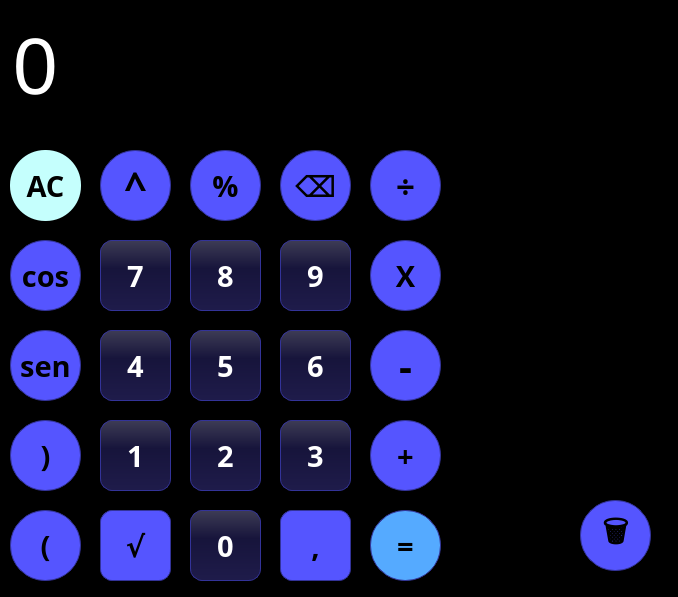
<?xml version="1.0" encoding="UTF-8"?>
<ui version="4.0">
 <class>MainWindow</class>
 <widget class="QMainWindow" name="MainWindow">
  <property name="geometry">
   <rect>
    <x>0</x>
    <y>0</y>
    <width>678</width>
    <height>597</height>
   </rect>
  </property>
  <property name="font">
   <font>
    <family>Verdana</family>
   </font>
  </property>
  <property name="windowTitle">
   <string>MainWindow</string>
  </property>
  <property name="styleSheet">
   <string notr="true">

background-color:rgb(0, 0, 0)</string>
  </property>
  <property name="toolButtonStyle">
   <enum>Qt::ToolButtonIconOnly</enum>
  </property>
  <widget class="QWidget" name="Botones">
   <widget class="QPushButton" name="Bt_borrar">
    <property name="geometry">
     <rect>
      <x>10</x>
      <y>150</y>
      <width>71</width>
      <height>71</height>
     </rect>
    </property>
    <property name="font">
     <font>
      <family>Vrinda</family>
      <pointsize>22</pointsize>
      <italic>false</italic>
      <bold>true</bold>
     </font>
    </property>
    <property name="styleSheet">
     <string notr="true">QPushButton {
color: black;
background-color: rgb(197, 255, 253);
border-color: #339;
border-style: solid;
border-radius: 35;
padding: 3px;
padding-left: 5px;
padding-right: 5px;
font:bold;
font-family:Vrinda;
}</string>
    </property>
    <property name="text">
     <string>AC</string>
    </property>
   </widget>
   <widget class="QPushButton" name="Bt_porcentaje">
    <property name="geometry">
     <rect>
      <x>190</x>
      <y>150</y>
      <width>71</width>
      <height>71</height>
     </rect>
    </property>
    <property name="font">
     <font>
      <family>Vrinda</family>
      <pointsize>22</pointsize>
      <italic>false</italic>
      <bold>true</bold>
     </font>
    </property>
    <property name="styleSheet">
     <string notr="true">QPushButton {
color: black;
background-color: rgb(85, 85, 255);
border-width: 1px;
border-color: #339;
border-style: solid;
border-radius: 35;
padding: 3px;
padding-left: 5px;
padding-right: 5px;
font:bold;
font-family:Vrinda;
}</string>
    </property>
    <property name="text">
     <string>%</string>
    </property>
   </widget>
   <widget class="QPushButton" name="Bt_delete">
    <property name="geometry">
     <rect>
      <x>280</x>
      <y>150</y>
      <width>71</width>
      <height>71</height>
     </rect>
    </property>
    <property name="font">
     <font>
      <family>Vrinda</family>
      <pointsize>22</pointsize>
      <italic>false</italic>
      <bold>true</bold>
     </font>
    </property>
    <property name="styleSheet">
     <string notr="true">QPushButton {
color: black;
background-color: rgb(85, 85, 255);
border-width: 1px;
border-color: #339;
border-style: solid;
border-radius: 35;
padding: 3px;
padding-left: 5px;
padding-right: 5px;
font:bold;
font-family:Vrinda;
}</string>
    </property>
    <property name="text">
     <string>⌫</string>
    </property>
   </widget>
   <widget class="QPushButton" name="Bt_dividir">
    <property name="geometry">
     <rect>
      <x>370</x>
      <y>150</y>
      <width>71</width>
      <height>71</height>
     </rect>
    </property>
    <property name="font">
     <font>
      <family>Vrinda</family>
      <pointsize>25</pointsize>
      <italic>false</italic>
      <bold>true</bold>
     </font>
    </property>
    <property name="styleSheet">
     <string notr="true">QPushButton {
color: black;
background-color: rgb(85, 85, 255);
border-width: 1px;
border-color: #339;
border-style: solid;
border-radius: 35;
padding: 3px;
padding-left: 5px;
padding-right: 5px;
font:bold;
font-family:Vrinda;
}</string>
    </property>
    <property name="text">
     <string>÷</string>
    </property>
   </widget>
   <widget class="QPushButton" name="Bu7">
    <property name="geometry">
     <rect>
      <x>100</x>
      <y>240</y>
      <width>71</width>
      <height>71</height>
     </rect>
    </property>
    <property name="font">
     <font>
      <family>Vrinda</family>
      <pointsize>22</pointsize>
      <italic>false</italic>
      <bold>true</bold>
     </font>
    </property>
    <property name="styleSheet">
     <string notr="true">QPushButton {
color: white;
background-color: QLinearGradient(spread:pad x1: 0, y1: 0, x2: 0, y2: 1, stop: 0.0 rgba(156,152,215,100), stop: 0.4 rgba(58,52,151,100), stop: 1.0 rgba(78,70,190,100));
border-width: 1px;
border-color: #339;
border-style: solid;
border-radius: 12;
padding: 3px;
padding-left: 5px;
padding-right: 5px;
font:bold;
font-family:Vrinda;
}</string>
    </property>
    <property name="text">
     <string>7</string>
    </property>
   </widget>
   <widget class="QPushButton" name="Bt_multi">
    <property name="geometry">
     <rect>
      <x>370</x>
      <y>240</y>
      <width>71</width>
      <height>71</height>
     </rect>
    </property>
    <property name="font">
     <font>
      <family>Vrinda</family>
      <pointsize>22</pointsize>
      <italic>false</italic>
      <bold>true</bold>
     </font>
    </property>
    <property name="styleSheet">
     <string notr="true">QPushButton {
color: black;
background-color: rgb(85, 85, 255);
border-width: 1px;
border-color: #339;
border-style: solid;
border-radius: 35;
padding: 3px;
padding-left: 5px;
padding-right: 5px;
font:bold;
font-family:Vrinda;
}</string>
    </property>
    <property name="text">
     <string>X</string>
    </property>
   </widget>
   <widget class="QPushButton" name="Bu9">
    <property name="geometry">
     <rect>
      <x>280</x>
      <y>240</y>
      <width>71</width>
      <height>71</height>
     </rect>
    </property>
    <property name="font">
     <font>
      <family>Vrinda</family>
      <pointsize>22</pointsize>
      <italic>false</italic>
      <bold>true</bold>
     </font>
    </property>
    <property name="styleSheet">
     <string notr="true">QPushButton {
color: white;
background-color: QLinearGradient(spread:pad x1: 0, y1: 0, x2: 0, y2: 1, stop: 0.0 rgba(156,152,215,100), stop: 0.4 rgba(58,52,151,100), stop: 1.0 rgba(78,70,190,100));
border-width: 1px;
border-color: #339;
border-style: solid;
border-radius: 12;
padding: 3px;
padding-left: 5px;
padding-right: 5px;
font:bold;
font-family:Vrinda;
}</string>
    </property>
    <property name="text">
     <string>9</string>
    </property>
   </widget>
   <widget class="QPushButton" name="Bu8">
    <property name="geometry">
     <rect>
      <x>190</x>
      <y>240</y>
      <width>71</width>
      <height>71</height>
     </rect>
    </property>
    <property name="font">
     <font>
      <family>Vrinda</family>
      <pointsize>22</pointsize>
      <italic>false</italic>
      <bold>true</bold>
     </font>
    </property>
    <property name="styleSheet">
     <string notr="true">QPushButton {
color: white;
background-color: QLinearGradient(spread:pad x1: 0, y1: 0, x2: 0, y2: 1, stop: 0.0 rgba(156,152,215,100), stop: 0.4 rgba(58,52,151,100), stop: 1.0 rgba(78,70,190,100));
border-width: 1px;
border-color: #339;
border-style: solid;
border-radius: 12;
padding: 3px;
padding-left: 5px;
padding-right: 5px;
font:bold;
font-family:Vrinda;
}</string>
    </property>
    <property name="text">
     <string>8</string>
    </property>
   </widget>
   <widget class="QPushButton" name="Bu5">
    <property name="geometry">
     <rect>
      <x>190</x>
      <y>330</y>
      <width>71</width>
      <height>71</height>
     </rect>
    </property>
    <property name="font">
     <font>
      <family>Vrinda</family>
      <pointsize>22</pointsize>
      <italic>false</italic>
      <bold>true</bold>
     </font>
    </property>
    <property name="styleSheet">
     <string notr="true">QPushButton {
color: white;
background-color: QLinearGradient(spread:pad x1: 0, y1: 0, x2: 0, y2: 1, stop: 0.0 rgba(156,152,215,100), stop: 0.4 rgba(58,52,151,100), stop: 1.0 rgba(78,70,190,100));
border-width: 1px;
border-color: #339;
border-style: solid;
border-radius: 12;
padding: 3px;
padding-left: 5px;
padding-right: 5px;
font:bold;
font-family:Vrinda;
}</string>
    </property>
    <property name="text">
     <string>5</string>
    </property>
   </widget>
   <widget class="QPushButton" name="Bu6">
    <property name="geometry">
     <rect>
      <x>280</x>
      <y>330</y>
      <width>71</width>
      <height>71</height>
     </rect>
    </property>
    <property name="font">
     <font>
      <family>Vrinda</family>
      <pointsize>22</pointsize>
      <italic>false</italic>
      <bold>true</bold>
     </font>
    </property>
    <property name="styleSheet">
     <string notr="true">QPushButton {
color: white;
background-color: QLinearGradient(spread:pad x1: 0, y1: 0, x2: 0, y2: 1, stop: 0.0 rgba(156,152,215,100), stop: 0.4 rgba(58,52,151,100), stop: 1.0 rgba(78,70,190,100));
border-width: 1px;
border-color: #339;
border-style: solid;
border-radius: 12;
padding: 3px;
padding-left: 5px;
padding-right: 5px;
font:bold;
font-family:Vrinda;
}</string>
    </property>
    <property name="text">
     <string>6</string>
    </property>
   </widget>
   <widget class="QPushButton" name="Bt_restar">
    <property name="geometry">
     <rect>
      <x>370</x>
      <y>330</y>
      <width>71</width>
      <height>71</height>
     </rect>
    </property>
    <property name="font">
     <font>
      <family>Vrinda</family>
      <pointsize>30</pointsize>
      <italic>false</italic>
      <bold>true</bold>
     </font>
    </property>
    <property name="styleSheet">
     <string notr="true">QPushButton {
color: black;
background-color: rgb(85, 85, 255);
border-width: 1px;
border-color: #339;
border-style: solid;
border-radius: 35;
padding: 3px;
padding-left: 5px;
padding-right: 5px;
font:bold;
font-family:Vrinda;
}</string>
    </property>
    <property name="text">
     <string>-</string>
    </property>
   </widget>
   <widget class="QPushButton" name="Bu4">
    <property name="geometry">
     <rect>
      <x>100</x>
      <y>330</y>
      <width>71</width>
      <height>71</height>
     </rect>
    </property>
    <property name="font">
     <font>
      <family>Vrinda</family>
      <pointsize>22</pointsize>
      <italic>false</italic>
      <bold>true</bold>
     </font>
    </property>
    <property name="styleSheet">
     <string notr="true">QPushButton {
color: white;
background-color: QLinearGradient(spread:pad x1: 0, y1: 0, x2: 0, y2: 1, stop: 0.0 rgba(156,152,215,100), stop: 0.4 rgba(58,52,151,100), stop: 1.0 rgba(78,70,190,100));
border-width: 1px;
border-color: #339;
border-style: solid;
border-radius: 12;
padding: 3px;
padding-left: 5px;
padding-right: 5px;
font:bold;
font-family:Vrinda;
}</string>
    </property>
    <property name="text">
     <string>4</string>
    </property>
   </widget>
   <widget class="QPushButton" name="Bt_sumar">
    <property name="geometry">
     <rect>
      <x>370</x>
      <y>420</y>
      <width>71</width>
      <height>71</height>
     </rect>
    </property>
    <property name="font">
     <font>
      <family>Vrinda</family>
      <pointsize>22</pointsize>
      <italic>false</italic>
      <bold>true</bold>
     </font>
    </property>
    <property name="styleSheet">
     <string notr="true">QPushButton {
color: black;
background-color: rgb(85, 85, 255);
border-width: 1px;
border-color: #339;
border-style: solid;
border-radius: 35;
padding: 3px;
padding-left: 5px;
padding-right: 5px;
font:bold;
font-family:Vrinda;
}</string>
    </property>
    <property name="text">
     <string>+</string>
    </property>
   </widget>
   <widget class="QPushButton" name="Bu1">
    <property name="geometry">
     <rect>
      <x>100</x>
      <y>420</y>
      <width>71</width>
      <height>71</height>
     </rect>
    </property>
    <property name="font">
     <font>
      <family>Vrinda</family>
      <pointsize>22</pointsize>
      <italic>false</italic>
      <bold>true</bold>
     </font>
    </property>
    <property name="styleSheet">
     <string notr="true">QPushButton {
color: white;
background-color: QLinearGradient(spread:pad x1: 0, y1: 0, x2: 0, y2: 1, stop: 0.0 rgba(156,152,215,100), stop: 0.4 rgba(58,52,151,100), stop: 1.0 rgba(78,70,190,100));
border-width: 1px;
border-color: #339;
border-style: solid;
border-radius: 12;
padding: 3px;
padding-left: 5px;
padding-right: 5px;
font:bold;
font-family:Vrinda;
}</string>
    </property>
    <property name="text">
     <string>1</string>
    </property>
   </widget>
   <widget class="QPushButton" name="Bu3">
    <property name="geometry">
     <rect>
      <x>280</x>
      <y>420</y>
      <width>71</width>
      <height>71</height>
     </rect>
    </property>
    <property name="font">
     <font>
      <family>Vrinda</family>
      <pointsize>22</pointsize>
      <italic>false</italic>
      <bold>true</bold>
     </font>
    </property>
    <property name="styleSheet">
     <string notr="true">QPushButton {
color: white;
background-color: QLinearGradient(spread:pad x1: 0, y1: 0, x2: 0, y2: 1, stop: 0.0 rgba(156,152,215,100), stop: 0.4 rgba(58,52,151,100), stop: 1.0 rgba(78,70,190,100));
border-width: 1px;
border-color: #339;
border-style: solid;
border-radius: 12;
padding: 3px;
padding-left: 5px;
padding-right: 5px;
font:bold;
font-family:Vrinda;
}</string>
    </property>
    <property name="text">
     <string>3</string>
    </property>
   </widget>
   <widget class="QPushButton" name="Bu2">
    <property name="geometry">
     <rect>
      <x>190</x>
      <y>420</y>
      <width>71</width>
      <height>71</height>
     </rect>
    </property>
    <property name="font">
     <font>
      <family>Vrinda</family>
      <pointsize>22</pointsize>
      <italic>false</italic>
      <bold>true</bold>
     </font>
    </property>
    <property name="styleSheet">
     <string notr="true">QPushButton {
color: white;
background-color: QLinearGradient(spread:pad x1: 0, y1: 0, x2: 0, y2: 1, stop: 0.0 rgba(156,152,215,100), stop: 0.4 rgba(58,52,151,100), stop: 1.0 rgba(78,70,190,100));
border-width: 1px;
border-color: #339;
border-style: solid;
border-radius: 12;
padding: 3px;
padding-left: 5px;
padding-right: 5px;
font:bold;
font-family:Vrinda;
}</string>
    </property>
    <property name="text">
     <string>2</string>
    </property>
   </widget>
   <widget class="QPushButton" name="Bt_igual">
    <property name="geometry">
     <rect>
      <x>370</x>
      <y>510</y>
      <width>71</width>
      <height>71</height>
     </rect>
    </property>
    <property name="font">
     <font>
      <family>Vrinda</family>
      <pointsize>22</pointsize>
      <italic>false</italic>
      <bold>true</bold>
     </font>
    </property>
    <property name="styleSheet">
     <string notr="true">QPushButton {
color: black;
background-color: rgb(85, 170, 255);
border-width: 1px;
border-color: #339;
border-style: solid;
border-radius: 35;
padding: 3px;
padding-left: 5px;
padding-right: 5px;
font:bold;
font-family:Vrinda;
}</string>
    </property>
    <property name="text">
     <string>=</string>
    </property>
   </widget>
   <widget class="QPushButton" name="Bu0">
    <property name="geometry">
     <rect>
      <x>190</x>
      <y>510</y>
      <width>71</width>
      <height>71</height>
     </rect>
    </property>
    <property name="font">
     <font>
      <family>Vrinda</family>
      <pointsize>22</pointsize>
      <italic>false</italic>
      <bold>true</bold>
     </font>
    </property>
    <property name="styleSheet">
     <string notr="true">QPushButton {
color: white;
background-color: QLinearGradient(spread:pad x1: 0, y1: 0, x2: 0, y2: 1, stop: 0.0 rgba(156,152,215,100), stop: 0.4 rgba(58,52,151,100), stop: 1.0 rgba(78,70,190,100));
border-width: 1px;
border-color: #339;
border-style: solid;
border-radius: 12;
padding: 3px;
padding-left: 5px;
padding-right: 5px;
font:bold;
font-family:Vrinda;
}</string>
    </property>
    <property name="text">
     <string>0</string>
    </property>
   </widget>
   <widget class="QPushButton" name="Bt_coma">
    <property name="geometry">
     <rect>
      <x>280</x>
      <y>510</y>
      <width>71</width>
      <height>71</height>
     </rect>
    </property>
    <property name="font">
     <font>
      <family>Vrinda</family>
      <pointsize>22</pointsize>
      <italic>false</italic>
      <bold>true</bold>
     </font>
    </property>
    <property name="styleSheet">
     <string notr="true">QPushButton {
color: black;
background-color: rgb(85, 85, 255);
border-width: 1px;
border-color: #339;
border-style: solid;
border-radius: 12;
padding: 3px;
padding-left: 5px;
padding-right: 5px;
font:bold;
font-family:Vrinda;
}</string>
    </property>
    <property name="text">
     <string>,</string>
    </property>
   </widget>
   <widget class="QTableWidget" name="Ta_Historial">
    <property name="geometry">
     <rect>
      <x>460</x>
      <y>10</y>
      <width>201</width>
      <height>571</height>
     </rect>
    </property>
    <property name="font">
     <font>
      <bold>false</bold>
      <stylestrategy>PreferDefault</stylestrategy>
     </font>
    </property>
    <property name="styleSheet">
     <string notr="true">QTableView {
    gridline-color: white;
}

QHeaderView::section {
    background-color: white;
    color: black;
	text-align: center;
}

QTableView::item {
    color: white; 
	text-align: center;
}

QTableView::item[id=&quot;your-id-here&quot;] {
    color: white;
	text-align: center;
}
</string>
    </property>
    <property name="horizontalScrollBarPolicy">
     <enum>Qt::ScrollBarAlwaysOff</enum>
    </property>
    <property name="rowCount">
     <number>0</number>
    </property>
    <property name="columnCount">
     <number>0</number>
    </property>
    <attribute name="horizontalHeaderStretchLastSection">
     <bool>false</bool>
    </attribute>
    <attribute name="verticalHeaderStretchLastSection">
     <bool>false</bool>
    </attribute>
   </widget>
   <widget class="QPushButton" name="Bt_paren1">
    <property name="geometry">
     <rect>
      <x>10</x>
      <y>510</y>
      <width>71</width>
      <height>71</height>
     </rect>
    </property>
    <property name="font">
     <font>
      <family>Vrinda</family>
      <pointsize>22</pointsize>
      <italic>false</italic>
      <bold>true</bold>
     </font>
    </property>
    <property name="styleSheet">
     <string notr="true">QPushButton {
color: black;
background-color: rgb(85, 85, 255);
border-width: 1px;
border-color: #339;
border-style: solid;
border-radius: 35;
padding: 3px;
padding-left: 5px;
padding-right: 5px;
font:bold;
font-family:Vrinda;
}</string>
    </property>
    <property name="text">
     <string>(</string>
    </property>
   </widget>
   <widget class="QPushButton" name="Bt_paren2">
    <property name="geometry">
     <rect>
      <x>10</x>
      <y>420</y>
      <width>71</width>
      <height>71</height>
     </rect>
    </property>
    <property name="font">
     <font>
      <family>Vrinda</family>
      <pointsize>22</pointsize>
      <italic>false</italic>
      <bold>true</bold>
     </font>
    </property>
    <property name="styleSheet">
     <string notr="true">QPushButton {
color: black;
background-color: rgb(85, 85, 255);
border-width: 1px;
border-color: #339;
border-style: solid;
border-radius: 35;
padding: 3px;
padding-left: 5px;
padding-right: 5px;
font:bold;
font-family:Vrinda;
}</string>
    </property>
    <property name="text">
     <string>)</string>
    </property>
   </widget>
   <widget class="QPushButton" name="Bt_elevar">
    <property name="geometry">
     <rect>
      <x>100</x>
      <y>150</y>
      <width>71</width>
      <height>71</height>
     </rect>
    </property>
    <property name="font">
     <font>
      <family>Vrinda</family>
      <pointsize>30</pointsize>
      <italic>false</italic>
      <bold>true</bold>
     </font>
    </property>
    <property name="styleSheet">
     <string notr="true">QPushButton {
color: black;
background-color: rgb(85, 85, 255);
border-width: 1px;
border-color: #339;
border-style: solid;
border-radius: 35;
padding: 3px;
padding-left: 5px;
padding-right: 5px;
font:bold;
font-family:Vrinda;
}</string>
    </property>
    <property name="text">
     <string>^</string>
    </property>
   </widget>
   <widget class="QLineEdit" name="Le_pantalla">
    <property name="geometry">
     <rect>
      <x>10</x>
      <y>10</y>
      <width>431</width>
      <height>111</height>
     </rect>
    </property>
    <property name="font">
     <font>
      <pointsize>60</pointsize>
     </font>
    </property>
    <property name="styleSheet">
     <string notr="true">color:rgb(255, 255, 255);</string>
    </property>
    <property name="text">
     <string>0</string>
    </property>
    <property name="placeholderText">
     <string>0</string>
    </property>
   </widget>
   <widget class="QPushButton" name="Bt_raiz">
    <property name="geometry">
     <rect>
      <x>100</x>
      <y>510</y>
      <width>71</width>
      <height>71</height>
     </rect>
    </property>
    <property name="font">
     <font>
      <family>Vrinda</family>
      <pointsize>22</pointsize>
      <italic>false</italic>
      <bold>true</bold>
     </font>
    </property>
    <property name="styleSheet">
     <string notr="true">QPushButton {
color: black;
background-color: rgb(85, 85, 255);
border-width: 1px;
border-color: #339;
border-style: solid;
border-radius: 12;
padding: 3px;
padding-left: 5px;
padding-right: 5px;
font:bold;
font-family:Vrinda;
}</string>
    </property>
    <property name="text">
     <string>√</string>
    </property>
   </widget>
   <widget class="QPushButton" name="Bt_papelera">
    <property name="geometry">
     <rect>
      <x>580</x>
      <y>500</y>
      <width>71</width>
      <height>71</height>
     </rect>
    </property>
    <property name="font">
     <font>
      <family>Vrinda</family>
      <pointsize>22</pointsize>
      <italic>false</italic>
      <bold>true</bold>
     </font>
    </property>
    <property name="styleSheet">
     <string notr="true">QPushButton {
color: black;
background-color: rgb(85, 85, 255);
border-width: 1px;
border-color: #339;
border-style: solid;
border-radius: 35;
padding: 3px;
padding-left: 5px;
padding-right: 5px;
font:bold;
font-family:Vrinda;
}</string>
    </property>
    <property name="text">
     <string>🗑</string>
    </property>
   </widget>
   <widget class="QPushButton" name="Bt_sen">
    <property name="geometry">
     <rect>
      <x>10</x>
      <y>330</y>
      <width>71</width>
      <height>71</height>
     </rect>
    </property>
    <property name="font">
     <font>
      <family>Vrinda</family>
      <pointsize>22</pointsize>
      <italic>false</italic>
      <bold>true</bold>
     </font>
    </property>
    <property name="styleSheet">
     <string notr="true">QPushButton {
color: black;
background-color: rgb(85, 85, 255);
border-width: 1px;
border-color: #339;
border-style: solid;
border-radius: 35;
padding: 3px;
padding-left: 5px;
padding-right: 5px;
font:bold;
font-family:Vrinda;
}</string>
    </property>
    <property name="text">
     <string>sen</string>
    </property>
   </widget>
   <widget class="QPushButton" name="Bt_cos">
    <property name="geometry">
     <rect>
      <x>10</x>
      <y>240</y>
      <width>71</width>
      <height>71</height>
     </rect>
    </property>
    <property name="font">
     <font>
      <family>Vrinda</family>
      <pointsize>22</pointsize>
      <italic>false</italic>
      <bold>true</bold>
     </font>
    </property>
    <property name="styleSheet">
     <string notr="true">QPushButton {
color: black;
background-color: rgb(85, 85, 255);
border-width: 1px;
border-color: #339;
border-style: solid;
border-radius: 35;
padding: 3px;
padding-left: 5px;
padding-right: 5px;
font:bold;
font-family:Vrinda;
}</string>
    </property>
    <property name="text">
     <string>cos</string>
    </property>
   </widget>
  </widget>
 </widget>
 <resources/>
 <connections/>
</ui>
